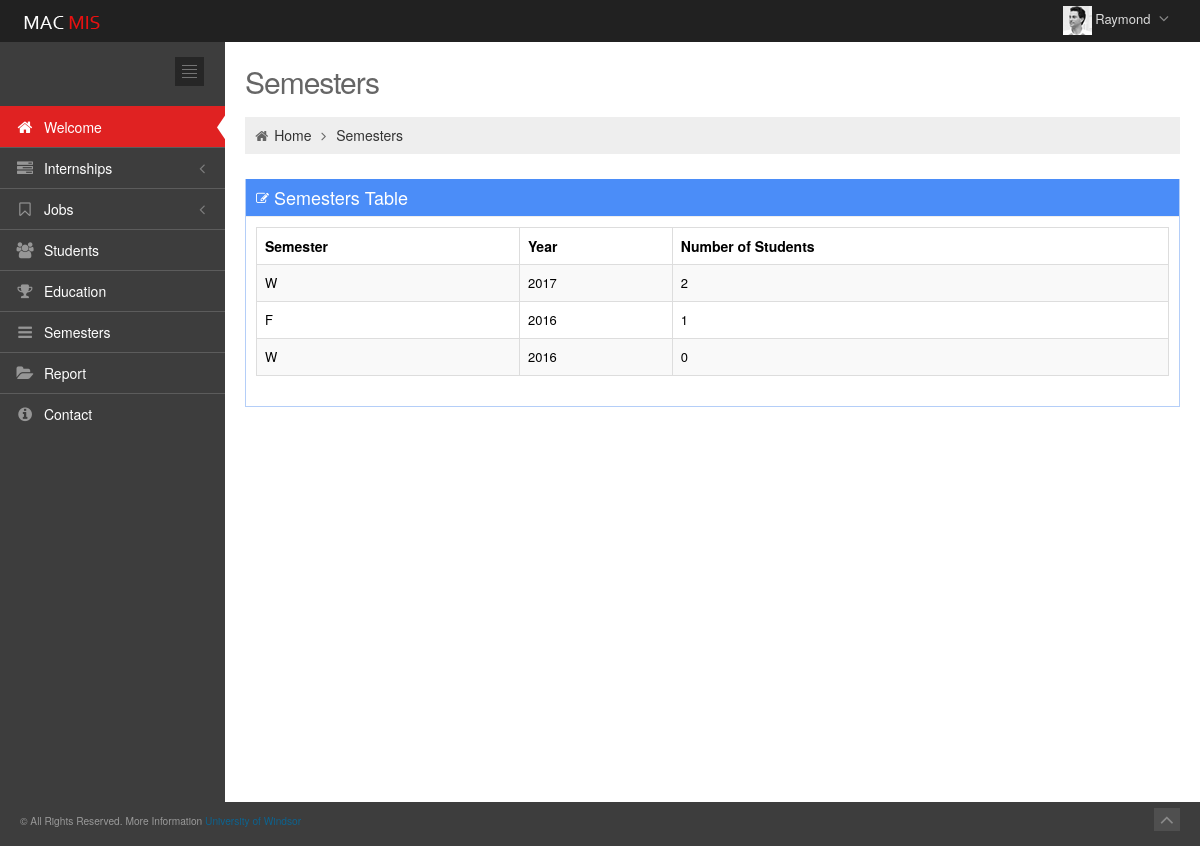
Screenshot of /app/semester (signed in) with the database file from the repository.
### app/models.py (models this page shows, shortened)
class Semester_registered(models.Model):
    SEMESTER_CHOICE = (
        ('F','Fall'),
        ('W', 'Winter')
    )
    semester_name = models.CharField(max_length=1, choices=SEMESTER_CHOICE)
    semester_year = models.IntegerField()
    semester_description = models.CharField(max_length=100, blank=True, null=True)

### app/views.py (the view)
class SemesterView(ListView):
    model = Semester_registered
    template_name = 'app/semesters.html'

### app/templates/app/semesters.html (shortened to what this page needs)
{% extends 'app/base.html' %}
{% block container %}
		<div class="page-content">
			<div class="container-fluid">
				<div class="row-fluid">
					<div class="span12">
						<h3 class="page-title">
							Semesters
						</h3>
						<ul class="breadcrumb">
							<li>
								<i class="icon-home"></i>
								<a href="welcome.html">Home</a>
								<i class="icon-angle-right"></i>
							</li>
							<li><a href="#">Semesters</a></li>
						</ul>
					</div>
				</div>
				<div class="row-fluid">
					<div class="span12">
						<div class="portlet box blue">
							<div class="portlet-title">
								<div class="caption"><i class="icon-edit"></i>Semesters Table</div>
							</div>
							<div class="portlet-body">
								<table class="table table-striped table-hover table-bordered" id="sample_editable_1">
									<thead>
										<tr>
											<th>Semester</th>
											<th>Year</th>
											<th>Number of Students</th>
										</tr>
									</thead>
									<tbody>
                                    {% for semester in object_list %}
										<tr class="">
											<td>{{ semester.semester_name }}</td>
											<td>{{ semester.semester_year }}</td>
											<td>{{ semester.student_set.count }}</td>
										</tr>
									{% endfor %}
									</tbody>
								</table>
							</div>
						</div>
					</div>
				</div>
			</div>
		</div>
{% endblock %}

### app/templates/app/base.html (shortened to what this page needs)
{% load staticfiles %}
<!DOCTYPE html>
 <html lang="en" class="no-js">
<head>
	<link href="{% static 'app/css/bootstrap.min.css' %}" rel="stylesheet" type="text/css"/>
	<link href="{% static 'app/css/bootstrap-responsive.min.css' %}" rel="stylesheet" type="text/css"/>
	<link href="{% static 'app/css/font-awesome.min.css' %}" rel="stylesheet" type="text/css"/>
	<link href="{% static 'app/css/style-metro.css' %}" rel="stylesheet" type="text/css"/>
	<link href="{% static 'app/css/style.css' %}" rel="stylesheet" type="text/css"/>
	<link href="{% static 'app/css/style-responsive.css' %}" rel="stylesheet" type="text/css"/>
	<link href="{% static 'app/css/default.css' %}" rel="stylesheet" type="text/css" id="style_color"/>
	<link href="{% static 'app/css/uniform.default.css' %}" rel="stylesheet" type="text/css"/>
</head>
<body class="page-header-fixed">
{% if request.user.is_authenticated %}
	<div class="header navbar navbar-inverse navbar-fixed-top">
		<div class="navbar-inner">
			<div class="container-fluid">
				<a class="brand" href="#">
				<img src="{% static 'app/image/logo.png' %}" alt="logo"/>
				</a>
				<ul class="nav pull-right">
					<li class="dropdown user">
						<a href="#" class="dropdown-toggle" data-toggle="dropdown">
						<img alt="" src="{% static 'app/image/avatar1_small.jpg' %}" />
						<span class="username">{{ user.first_name }}</span>
						<i class="icon-angle-down"></i>
						</a>
					</li>
				</ul>
			</div>
		</div>
	</div>
	<div class="page-container">
		<div class="page-sidebar nav-collapse collapse">
			<ul class="page-sidebar-menu">
				<li>
					<div class="sidebar-toggler hidden-phone"></div>
				</li>
				<li>
					<br>
				</li>
				<li class="start active ">
					<a href="{% url 'app:welcome' %}">
					<i class="icon-home"></i>
					<span class="title">Welcome</span>
					<span class="selected"></span>
					</a>
				</li>
				<li class="">
					<a href="javascript:;">
					<i class="icon-tasks"></i>
					<span class="title">Internships</span>
					</a>
				</li>
				<li class="">
					<a href="javascript:;">
					<i class="icon-bookmark-empty"></i>
					<span class="title">Jobs</span>
					</a>
				</li>
				<li class="">
					<a href="{% url 'app:student' %}">
					<i class="icon-group"></i>
					<span class="title">Students</span>
					</a>
				</li>
				<li class="">
					<a href="{% url 'app:education' %}">
					<i class="icon-trophy"></i>
					<span class="title">Education</span>
					</a>
				</li>
				<li class="">
					<a href="{% url 'app:semester' %}">
					<i class="icon-reorder"></i>
					<span class="title">Semesters</span>
					</a>
				</li>
				<li class="">
					<a href="{% url 'app:report' %}">
					<i class="icon-folder-open"></i>
					<span class="title">Report</span>
					</a>
				</li>
				<li class="">
					<a href="{% url 'app:contact' %}">
					<i class="icon-info-sign"></i>
					<span class="title">Contact</span>
					</a>
				</li>
			</ul>
		</div>
        {% block container %}{% endblock %}
	</div>
	<div class="footer">
		<div class="footer-inner">
			<p><small>&copy; All Rights Reserved. More Information <a href="http://www.uwindsor.ca/" target="_blank" title="uwindsor">University of Windsor</a></small></p>
		</div>
		<div class="footer-tools">
			<span class="go-top">
			<i class="icon-angle-up"></i>
			</span>
		</div>
	</div>
{% else %}
    <p>Please sign in.</p>
{% endif %}
</body>
</html>

### app/static/app/css/style-metro.css (style rules this page uses)
div, input, select, textarea, span, img, table, td, th, p, a, button, ul, li { -webkit-border-radius: 0 !important; -moz-border-radius: 0 !important; border-radius: 0 !important; }

### app/static/app/css/style-responsive.css (style rules this page uses)
@media (min-width: 980px) { .page-sidebar { position: absolute; width: 225px; } }
@media (min-width: 980px) { .page-content { margin-left: 225px; margin-top: 0px; min-height: 760px; } }

### app/static/app/css/default.css (style rules this page uses)
body { background-color: #3d3d3d !important; }
.header .navbar-inner { filter: none !important; background-image: none !important; background-color: #212121 !important; }
.header .nav li.dropdown .dropdown-toggle i { color: #8a8a8a !important; }
.page-sidebar { background-color: #3d3d3d; }
ul.page-sidebar-menu > li > a { border-top: 1px solid #5c5c5c !important; color: #ffffff !important; }
ul.page-sidebar-menu > li:last-child > a { border-bottom: 1px solid transparent !important; }
ul.page-sidebar-menu > li a i { color: #969696; }
ul.page-sidebar-menu > li.active > a { background: #e02222 !important; border-top-color: transparent !important; color: #ffffff; }
ul.page-sidebar-menu > li.active > a i { color: #ffffff; }
.sidebar-toggler { background-image: url(../image/sidebar-toggler.jpg); background-color: #242424; }
.footer .footer-inner { color: #999999; }
.footer .footer-tools .go-top { background-color: #4f4f4f; }
.footer .footer-tools .go-top i { color: #8a8a8a; }

### rows the page displays
Semester_registered: semester_name "W", semester_year "2017", student_set.count "2"
Semester_registered: semester_name "F", semester_year "2016", student_set.count "1"
Semester_registered: semester_name "W", semester_year "2016", student_set.count "0"

### other values shown
{{ user.first_name }} "Raymond"
